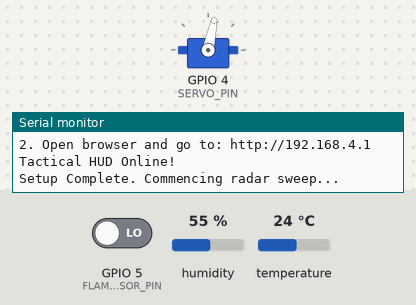
Recording of a sketch running on a simulated ESP32-C3. Shown: servo, the last lines printed to the serial monitor. The test bench sets the inputs (shaded band); at power-on: GPIO 5 (FLAME_SENSOR_PIN) LOW, humidity 55 %, temperature 24 °C.

Above: at 1.3 s.
1.4 s: GPIO 5 (FLAME_SENSOR_PIN) driven HIGH
2.9 s: GPIO 5 (FLAME_SENSOR_PIN) driven LOW
At 7.55 s:
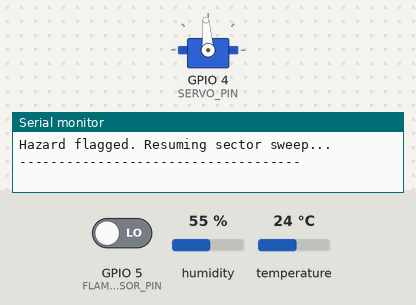
At 8.16 s:
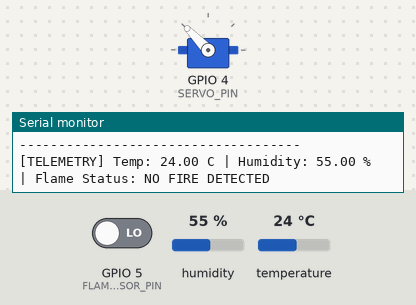
Timing chart, 0 to 16.1 s (numbered marks = the images above; inputs shaded):
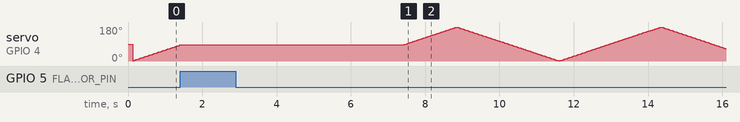

The sketch:

Fire_off__System.ino
```cpp
/*
  Fire Fighting Subsystem (ESP32-C3 Mini) - LITE VERSION
  Features: Servo sweeping, Flame detection, DHT telemetry, Tactical Web HUD.
  No pump/relay included to prevent power-draw crashes.
  NOTE: All emojis removed for pure English ASCII compatibility.
*/

#include <ESP32Servo.h>
#include "DHT.h"
#include <WiFi.h>
#include <WebServer.h>

// --- Offline Wireless Dashboard Configuration ---
const char* ssid = "ResQBot_FireNode";
const char* password = "rescueadmin"; // Password must be at least 8 characters
WebServer server(80); // Create web server on port 80

// --- Pin Definitions ---
const int SERVO_PIN = 4;
const int FLAME_SENSOR_PIN = 5;
const int DHT_PIN = 7;

// --- Sensor Configurations ---
#define DHTTYPE DHT11
DHT dht(DHT_PIN, DHTTYPE);

// --- Global Variables ---
Servo myServo;
int servoPos = 0;
int servoDirection = 1;
const int servoDelay = 15;
unsigned long lastServoMoveTime = 0;

bool fireDetected = false;
unsigned long hazardPauseTime = 0;
const unsigned long hazardPauseDuration = 5000; // Stop and alert for 5 seconds

// Timer for DHT readings
unsigned long lastDHTReadTime = 0;
const unsigned long dhtInterval = 2000; // Read every 2 seconds

void setup() {
  Serial.begin(115200);
  delay(100);
  Serial.println("--- Starting TACTICAL Fire Subsystem (LITE) ---");

  // Initialize Pins
  pinMode(FLAME_SENSOR_PIN, INPUT);

  // Initialize Servo
  ESP32PWM::allocateTimer(0);
  myServo.setPeriodHertz(50);
  myServo.attach(SERVO_PIN, 500, 2400);

  // Initialize DHT Sensor
  dht.begin();

  // Initialize Local Wi-Fi Access Point
  Serial.println("\n--- Starting Local Tactical Dashboard ---");
  WiFi.softAP(ssid, password);
  IPAddress IP = WiFi.softAPIP();

  Serial.print("1. Connect smartphone to Wi-Fi: ");
  Serial.println(ssid);
  Serial.print("2. Open browser and go to: http://");
  Serial.println(IP);

  // Link the web server to our dashboard page function
  server.on("/", handleRoot);
  server.begin(); // START THE SERVER
  Serial.println("Tactical HUD Online!");

  Serial.println("Setup Complete. Commencing radar sweep...");
}

void loop() {
  // Listen for incoming smartphone connections to update the HUD
  server.handleClient();

  // 1. Read DHT Sensor every 2 seconds without blocking the robot
  if (millis() - lastDHTReadTime >= dhtInterval) {
    lastDHTReadTime = millis();
    readSensorData();
  }

  // 2. Check for fire continuously
  checkFire();

  // 3. Handle physical actions
  if (!fireDetected) {
    sweepServo();
  } else {
    handleHazardPause();
  }
}

void readSensorData() {
  float h = dht.readHumidity();
  float t = dht.readTemperature();

  int flameRaw = digitalRead(FLAME_SENSOR_PIN);

  if (isnan(h) || isnan(t)) {
    Serial.println("[ERROR] Failed to read from DHT sensor!");
    return;
  }

  // Print data directly to the Arduino Serial Monitor for debugging
  Serial.print("[TELEMETRY] Temp: ");
  Serial.print(t);
  Serial.print(" C | Humidity: ");
  Serial.print(h);
  Serial.print(" % | Flame Status: ");

  // Clean English output without symbols
  if (flameRaw == HIGH) {
    Serial.println("FIRE DETECTED");
  } else {
    Serial.println("NO FIRE DETECTED");
  }
}

void sweepServo() {
  if (millis() - lastServoMoveTime >= servoDelay) {
    lastServoMoveTime = millis();
    servoPos += servoDirection;
    myServo.write(servoPos);

    if (servoPos >= 180) {
      servoDirection = -1;
    } else if (servoPos <= 0) {
      servoDirection = 1;
    }
  }
}

void checkFire() {
  // Read the flame sensor
  int flameStatus = digitalRead(FLAME_SENSOR_PIN);

  // Note: Most flame sensors output LOW when a fire is detected.
  if (flameStatus == HIGH && !fireDetected) {
    Serial.println("\n====================================");
    Serial.println("*** CRITICAL HAZARD: FIRE DETECTED! ***");
    Serial.println("====================================");
    Serial.println("Halting servo to flag hazard zone!");

    fireDetected = true;
    hazardPauseTime = millis();
  }
}

void handleHazardPause() {
  if (millis() - hazardPauseTime >= hazardPauseDuration) {
    Serial.println("Hazard flagged. Resuming sector sweep...");
    Serial.println("------------------------------------");

    fireDetected = false;
    delay(1000); // 1-second safety pause before moving again
  }
}

// --- Web Server Page Generation ---
void handleRoot() {
  // Grab the latest sensor readings
  float t = dht.readTemperature();
  float h = dht.readHumidity();

  // Build a tactical "Disaster HUD" HTML website
  String html = "<!DOCTYPE html><html><head>";
  html += "<meta name=\"viewport\" content=\"width=device-width, initial-scale=1\">";
  html += "<meta http-equiv=\"refresh\" content=\"1\">"; // Auto-refresh the page every 1 second

  // Tactical CSS Styling
  html += "<style>";
  html += "body { background-color: #050505; color: #00ff00; font-family: 'Courier New', Courier, monospace; margin: 0; padding: 10px; }";
  html += ".hud-container { max-width: 600px; margin: auto; border: 2px solid #333; padding: 10px; background: #0a0a0a; box-shadow: 0 0 15px rgba(0, 255, 0, 0.1); }";
  html += ".hazard-tape { background: repeating-linear-gradient(45deg, #ffc107, #ffc107 10px, #000 10px, #000 20px); height: 15px; border-radius: 2px; margin-bottom: 15px; }";

  html += "h1 { text-align: center; color: #ffc107; text-transform: uppercase; font-size: 1.6em; text-shadow: 0 0 5px #ffc107; margin-top: 5px; }";
  html += ".panel { background: #111; border: 1px solid #333; margin-bottom: 15px; padding: 15px; text-align: center; position: relative; }";
  html += ".label { color: #888; font-size: 0.9em; letter-spacing: 2px; text-transform: uppercase; margin-bottom: 10px; }";
  html += ".data-val { font-size: 2.5em; font-weight: bold; margin: 10px 0; }";
  html += ".temp { color: #ff9800; text-shadow: 0 0 10px rgba(255, 152, 0, 0.5); }";
  html += ".hum { color: #03a9f4; text-shadow: 0 0 10px rgba(3, 169, 244, 0.5); }";

  html += ".safe-panel { border-left: 5px solid #00ff00; box-shadow: inset 10px 0 20px -10px rgba(0,255,0,0.2); }";
  html += ".danger-panel { border: 2px solid #ff0000; background: #3a0000; animation: strobe 0.5s infinite; box-shadow: 0 0 20px rgba(255,0,0,0.6); }";
  html += ".danger-text { color: #fff; font-size: 2em; font-weight: bold; text-shadow: 0 0 10px #fff; letter-spacing: 1px; }";
  html += "@keyframes strobe { 0% { opacity: 1; } 50% { opacity: 0.6; } 100% { opacity: 1; } }";
  html += "</style></head><body>";

  html += "<div class=\"hud-container\">";
  html += "<div class=\"hazard-tape\"></div>";
  html += "<h1>*** TACTICAL RESQ-HUD ***</h1>";

  // Display Fire Status (Pure English)
  if (fireDetected) {
    html += "<div class=\"panel danger-panel\">";
    html += "<div class=\"danger-text\">*** FIRE DETECTED ***</div>";
    html += "<div style=\"color: #ffaaaa; margin-top: 10px; font-size: 1.2em; font-weight: bold;\">>>> EMERGENCY HALT TRIGGERED <<<</div>";
    html += "</div>";
  } else {
    html += "<div class=\"panel safe-panel\">";
    html += "<div class=\"label\">Flame Sensor Status</div>";
    html += "<div style=\"color: #00ff00; font-size: 1.8em; font-weight: bold;\">[OK] NO FIRE DETECTED</div>";
    html += "<div style=\"color: #555; margin-top: 10px; font-size: 0.8em;\">RADAR SWEEPING FOR ANOMALIES...</div>";
    html += "</div>";
  }

  // Display Environment Data
  html += "<div class=\"panel\">";
  html += "<div class=\"label\">Environmental Telemetry</div>";
  if (isnan(t)) {
     html += "<div style=\"color: #ff0000; font-weight: bold; font-size: 1.5em; animation: strobe 1s infinite;\">*** SENSOR OFFLINE ***</div>";
  } else {
     html += "<div class=\"data-val temp\">" + String(t, 1) + " C</div>";
     html += "<div style=\"color: #555; font-size: 0.8em;\">AMBIENT TEMPERATURE</div><br>";
     html += "<div class=\"data-val hum\">" + String(h, 1) + " %</div>";
     html += "<div style=\"color: #555; font-size: 0.8em;\">RELATIVE HUMIDITY</div>";
  }
  html += "</div>";

  html += "<div class=\"hazard-tape\"></div>";
  html += "</div></body></html>";

  // Send the website to the phone
  server.send(200, "text/html", html);
}
```

Measured:
- after the input at 1.4 s, servo on GPIO 4 (SERVO_PIN): stays 85° (without the input it goes to 86° after 0.01 s)
